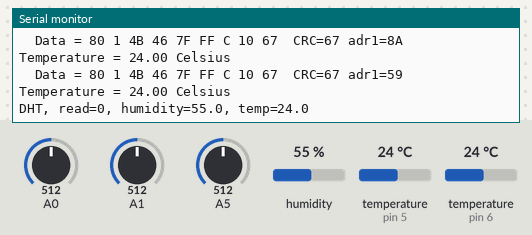
Bench run of a sketch on a simulated Arduino Uno, built with avr-gcc and run on an emulated ATmega328P. Parts: the last lines printed to the serial monitor. The test bench sets the inputs (shaded band); at power-on: temperature (sensors on pin 5, pin 6) 24 °C, humidity 55 %, A0 = 512, A5 = 512, A1 = 512.

Above: at 4.2 s.
4.3 s: temperature (sensor on pin 5) set to 12 °C
At 5.2 s:
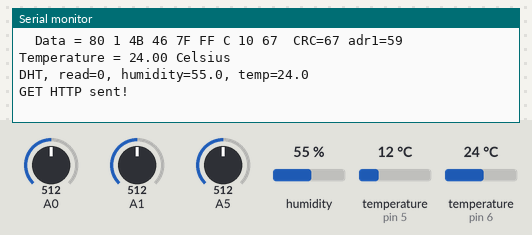
6.8 s: temperature (sensor on pin 5) set to 28 °C
At 6.8 s:
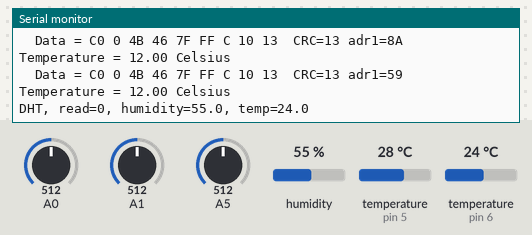
9.2 s: temperature (sensor on pin 5) set to 33 °C
At 10.9 s:
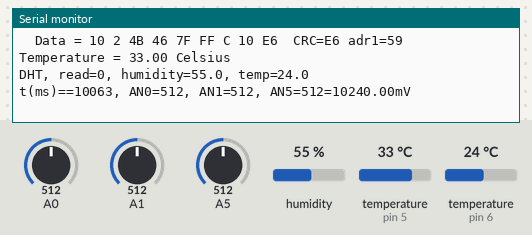
11.5 s: humidity set to 22 %
At 12.8 s:
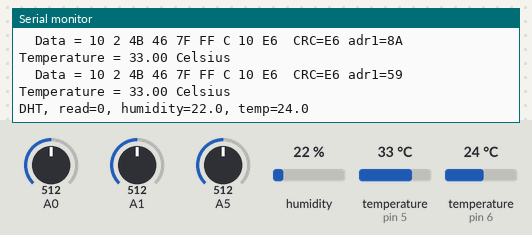
13.0 s: A0 set to 716
14.5 s: A5 set to 483
At 21.3 s:
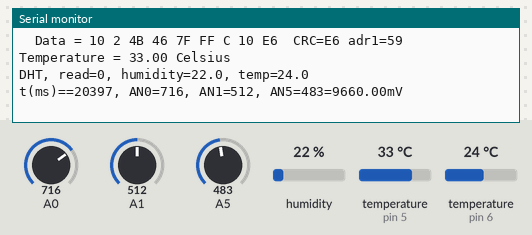

The sketch:

serverBrisebarre.ino
```cpp
// Include the GSM library
#include <OneWire.h>
#include <GSM.h>
#include <dht.h>
// #include <LowPower.h>

#define useGSM 1
#define sendSMS 0
#define sendHTTP 1

#define PINNUMBER "0000"
// APN data
#define GPRS_APN       "sl2sfr" // prixtel SFR GPRS APN
//#define GPRS_APN       "free" // Free GPRS APN
#define GPRS_LOGIN     "test"    // replace with your GPRS login
#define GPRS_PASSWORD  "pass" // replace with your GPRS password

OneWire  ds(5);  // on pin 10 (a 4.7K resistor is necessary)

dht DHT;
#define DHT22_PIN 6

// initialize the library instance
#if (sendHTTP)
  GSMClient client;
  GPRS gprs;
extern const char* host;
extern char* URL;
  int port = 80; // port 80 is the default for HTTP
#endif
  GSM gsmAccess(true); // include a 'true' parameter for debug enabled
#if (useGSM)
  GSM_SMS sms;
#endif

void setup()
{
  // initialize serial communications and wait for port to open:
  Serial.begin(9600);


  // connection state
  boolean notConnected = true;

#if (useGSM)
  Serial.println("GSM Sender");
  // Start GSM shield
  // If your SIM has PIN, pass it as a parameter of begin() in quotes
  while (notConnected)
  {
    if ((gsmAccess.begin(PINNUMBER) == GSM_READY)
#if (sendHTTP)
       & (gprs.attachGPRS(GPRS_APN, GPRS_LOGIN, GPRS_PASSWORD) == GPRS_READY)
#endif
      )
      notConnected = false;
    else
    {
      Serial.println("Not connected");
      delay(1000);
    }
  }
#endif

  Serial.println("GSM initialized");
}

unsigned long t, t1=-60000*10, t2=0;
int no;
char remoteNum[] = "0685679839";  // telephone number to send sms
//char txtMsg[200] = "Essai de SMS Arduino...";
int V;
float f;
#define k 20,2884
//#define k 17,4028
// 10.0V alim AN5=537 (10.7V)
float T1, T2;

// DS18B20 (type_s = 0;)
//ROM1 = 28 8A AB 44 6 0 0 47
//ROM2 = 28 59 9B 45 6 0 0 D1
  byte addr1[8] = {0x28, 0x8A, 0xAB, 0x44, 0x06, 0x00, 0x00, 0x47};
  byte addr2[8] = {0x28, 0x59, 0x9B, 0x45, 0x06, 0x00, 0x00, 0xD1};


float temp(byte *addr)
{
  byte data[12];
  byte i;

  ds.reset();
  ds.select(addr);
  ds.write(0xBE);         // Read Scratchpad
  Serial.print("  Data = ");
  for ( i = 0; i < 9; i++) {           // we need 9 bytes
    data[i] = ds.read();
    Serial.print(data[i], HEX);
    Serial.print(" ");
  }
  Serial.print(" CRC=");
  Serial.print(OneWire::crc8(data, 8), HEX);
  Serial.print(" adr1=");
  Serial.print(addr[1], HEX);

  // Convert the data to actual temperature
  // because the result is a 16 bit signed integer, it should
  // be stored to an "int16_t" type, which is always 16 bits
  // even when compiled on a 32 bit processor.
  int16_t raw = (data[1] << 8) | data[0];
    byte cfg = (data[4] & 0x60);
    // at lower res, the low bits are undefined, so let's zero them
    if (cfg == 0x00) raw = raw & ~7;  // 9 bit resolution, 93.75 ms
    else if (cfg == 0x20) raw = raw & ~3; // 10 bit res, 187.5 ms
    else if (cfg == 0x40) raw = raw & ~1; // 11 bit res, 375 ms
    //// default is 12 bit resolution, 750 ms conversion time
  float celsius = (float)raw / 16.0;
  Serial.print("  Temperature = ");
  Serial.print(celsius);
  Serial.print(" Celsius");

  Serial.println();
  return celsius;
}


void loop()
{
  // ATmega328P, ATmega168
  // Wait 60sec (7*8+4)
  // idle vs powerDown
  /*
  for(int i=0; i<7; i++)
  LowPower.idle(SLEEP_8S, ADC_OFF, TIMER2_OFF, TIMER1_OFF, TIMER0_OFF, SPI_OFF, USART0_OFF, TWI_OFF);
  LowPower.idle(SLEEP_4S, ADC_OFF, TIMER2_OFF, TIMER1_OFF, TIMER0_OFF, SPI_OFF, USART0_OFF, TWI_OFF);
  */
  //LowPower.idle(SLEEP_4S, ADC_OFF, TIMER2_OFF, TIMER1_OFF, TIMER0_OFF, SPI_OFF, USART0_ON, TWI_OFF);

    // Sleep for 8 s with ADC module and BOD module off
    // LowPower.powerDown(SLEEP_8S, ADC_CONTROL_OFF, BOD_OFF);


  ds.reset();
  ds.write(0xCC);        // skip ROM
  ds.write(0x44);        // start conversion, with parasite power on at the end
  delay(1000);     // maybe 750ms is enough, maybe not

  T1 = temp(addr1);
  T2 = temp(addr2);

  int chk = DHT.read22(DHT22_PIN);
  Serial.print("DHT, read=");
  Serial.print(chk);
  Serial.print(", humidity=");
  Serial.print(DHT.humidity, 1);
  Serial.print(", temp=");
  Serial.print(DHT.temperature, 1);
  Serial.print("\n");


  t = millis();
  if(t - t1 >= 60000*10) {
    t1 = t;
    no++;
    // send the message
#if (sendHTTP)
  if (client.connect(host, port))
  {
    // Make a HTTP request:
    client.print("GET ");
    client.print(URL);
    //client.print("?AN0=");
    //client.print(analogRead(A0));
    //client.print("&AN1=");
    //client.print(analogRead(A1));
    //client.print("&AN5=");
    //client.print(analogRead(A5));
    //client.print("&T1=");
    client.print(T1);
    client.print(";"); // "&T2="
    client.print(T2);
    client.print(";"); // "&Tdht="
    client.print(DHT.temperature);
    client.print(";"); // "&Humidity="
    client.print(DHT.humidity);

    client.println(" HTTP/1.1");
    client.print("Host: ");
    client.println(host);
    client.println("Connection: close");
    client.println();

    client.stop();
    Serial.println("GET HTTP sent!\n");
  }
#endif

#if (sendSMS)
    sms.beginSMS(remoteNum);
    sms.print("MSG");
    sms.print(no);
    sms.print(",AN0=");
    sms.print(analogRead(A0));
    sms.print(",AN1=");
    sms.print(analogRead(A1));
    sms.print(",AN5=");
      V = analogRead(A5);
      f = V * k;
    sms.print(V);
    sms.print(":");
    sms.print(f);
    sms.print("mV");
    sms.endSMS();
    Serial.println("SMS sent!\n");
#endif
  }

  if(t - t2 >= 10000) {
    t2 = t;
      Serial.print("t(ms)==");
      Serial.print(millis());
      Serial.print(", AN0=");
      Serial.print(analogRead(A0));
      Serial.print(", AN1=");
      Serial.print(analogRead(A1));
      Serial.print(", AN5=");
      V = analogRead(A5);
      Serial.print(V);
      f = V * k;
      Serial.print("=");
      Serial.print(f);
      Serial.print("mV");
      Serial.println();
  }


}
```

config.c
```cpp
//#include "WProgram.h"

// Server config
const char* host = "my.host.logger.com";
char* URL = "/public/ruches/logger.php?id=rucheID&x=";
```

Measured:
- the behaviour switches between 500 and 499 on A5 (found by bisection; images 4 and 5)
- after the input at 9.2 s, the serial monitor: prints a new line after 0.72 s (image 3)
- after the input at 11.5 s, the serial monitor: prints a new line after 0.92 s (image 4)
- after the input at 14.5 s, the serial monitor: prints a new line after 6.0 s (image 5)
